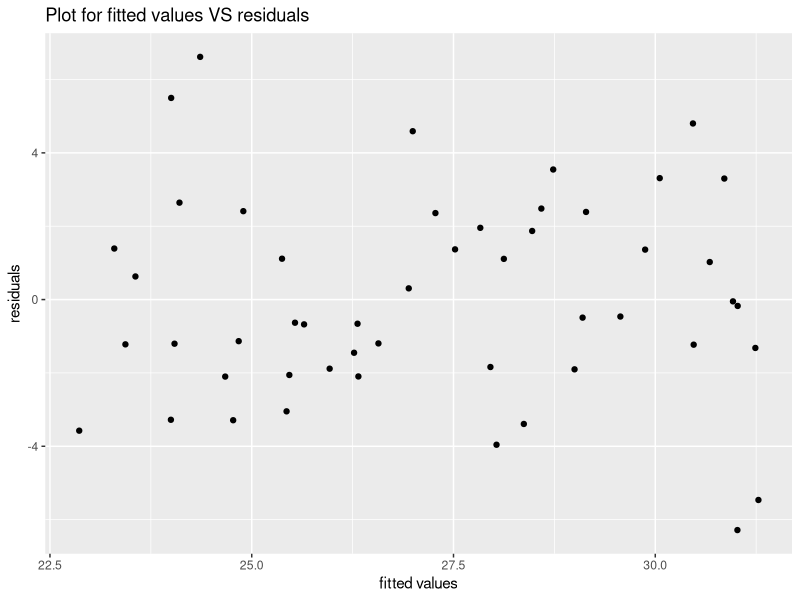
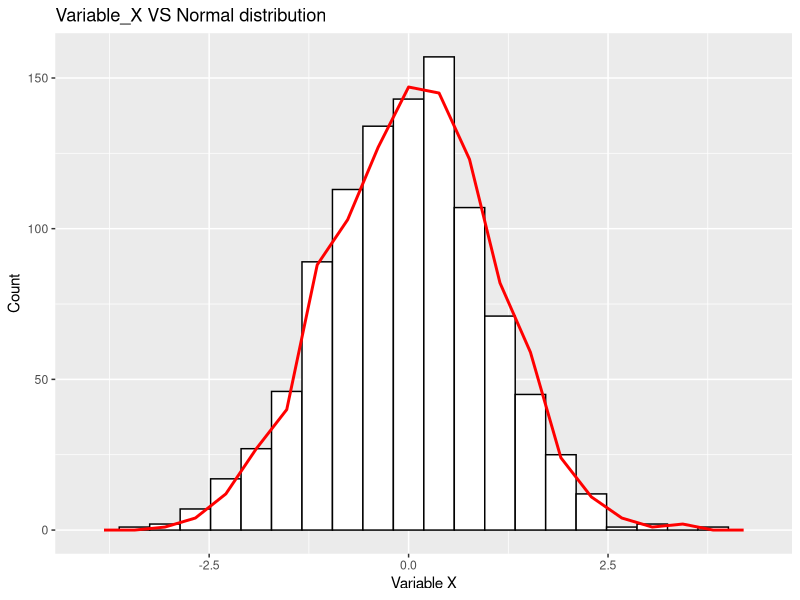
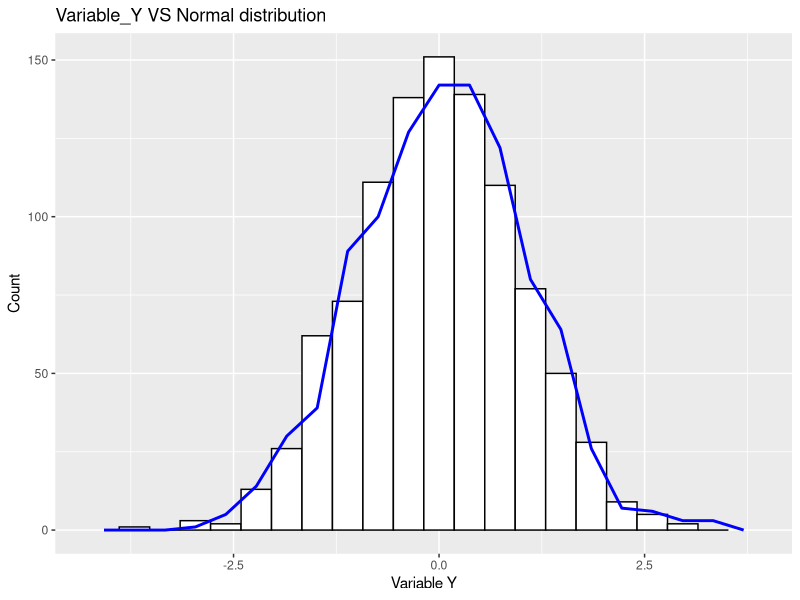

The R source for these figures, in order:
# Question 1:
rbinomial <- function (n,p) {
  x <- runif(n, min=0, max=1)
  return(sum(x < p))
}
rbinomial(10, 0.4)

# Question 2:
rbinom(1, 10, 0.4)
library(microbenchmark)
microbenchmark(rbinomial(10, 0.4), rbinom(1, 10, 0.4))

# Question 3:
library(tidyverse)
library(ggplot2)

set.seed(123)
beta_0 <- 15
beta_1 <- 0.4
e_i <- rnorm(50, 0, 3)
x_i <- runif(50, 20, 40)
y_i <- beta_0 + (beta_1 * x_i) + e_i

fitresult <- lm(y_i ~ x_i)
result <- data.frame(fitted = fitresult$fitted.values, residuals = fitresult$residuals)

result %>%
  ggplot(aes(x = fitted, y = residuals)) +
  geom_point() +
  labs(x = "fitted values", y = "residuals", title = "Plot for fitted values VS residuals")

# Question 4:
variates <- function (U1, U2) {
  R <- sqrt(-(2 * log(U1)))
  theta <- 2 * pi * U2
  
  var_X <- R * cos(theta)
  var_Y <- R * sin(theta)
  var <- data.frame(var_X, var_Y)
  
  return(var)
}

set.seed(123)
U1 <- runif(1000, 0, 1)
U2 <- runif(1000, 0, 1)
normal <- rnorm(1000, 0, 1)

boxmuller <- variates(U1, U2)
  
boxmuller %>%
  ggplot(aes(x = var_X)) +
  geom_histogram(color = "black", fill = "white", bins = 20) +
  geom_freqpoly(aes(x = normal),bins = 20, color = "red", lwd = 1) + 
  labs(x = "Variable X", y = "Count", title = "Variable_X VS Normal distribution")

boxmuller %>%
  ggplot(aes(x = var_Y)) +
  geom_histogram(color = "black", fill = "white", bins = 20) +
  geom_freqpoly(aes(x = normal), bins = 20, color = "blue", lwd = 1) + 
  labs(x = "Variable Y", y = "Count", title = "Variable_Y VS Normal distribution")

# It seems like the variable X and Y in Box Muller alogrithm are approximate to normal distribution.
